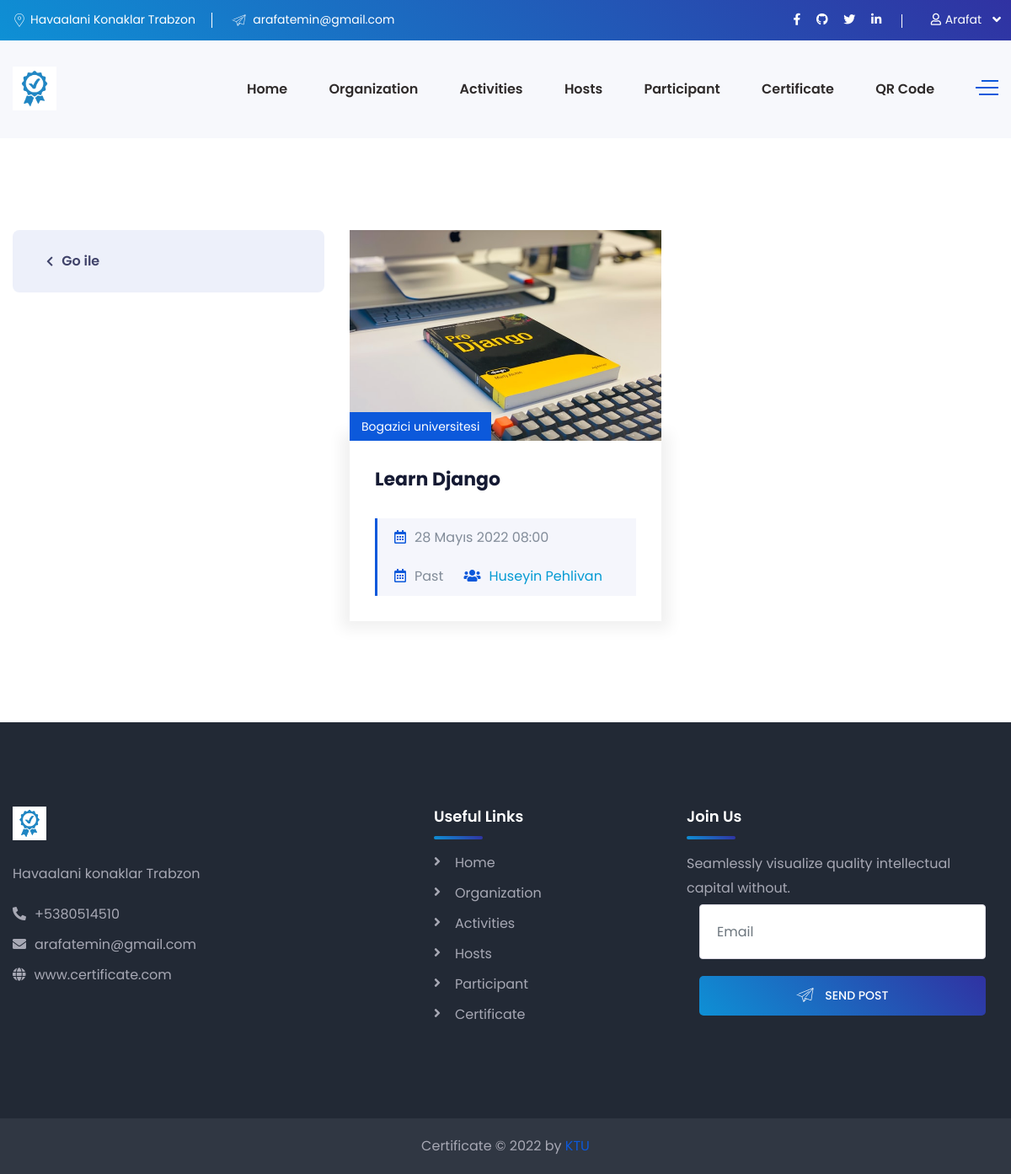
/activities/bogazici-universitesi (signed in), run on an earlier commit of the app's database.
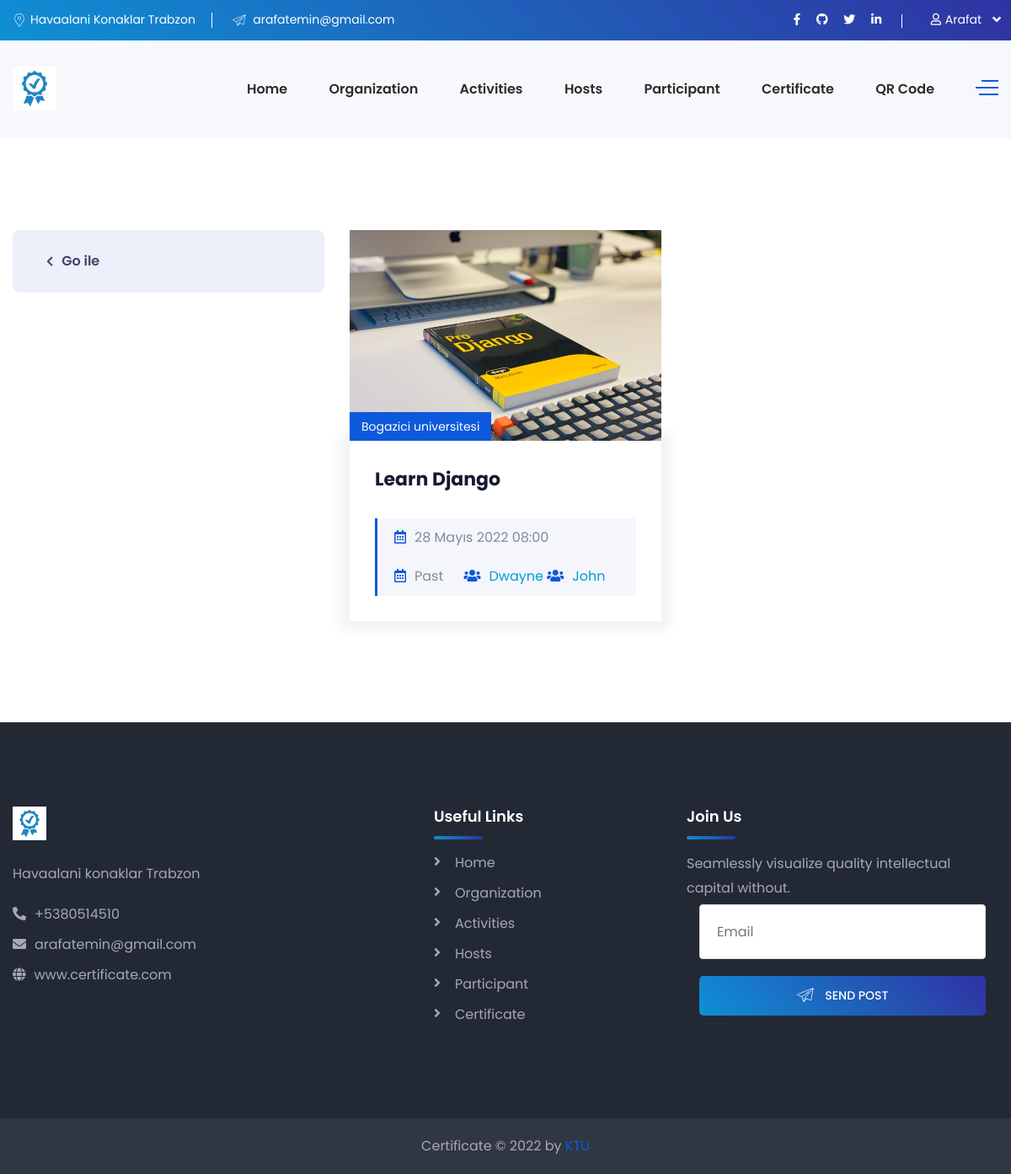
And on a later commit of the database.
### Certificate/models.py (models this page shows, shortened)
class Activity(models.Model):
    org_name                = models.ManyToManyField('Organization')
    activity_name           = models.CharField(max_length=64, null=False, blank=False)
    activity_image          = models.ImageField(upload_to='activity', blank=True, null=True)
    active                  = models.BooleanField()
    address                 = models.TextField()
    description             = models.TextField()
    starttime               = models.DateTimeField(auto_now_add=False)
    endtime                 = models.DateTimeField(auto_now_add=False)
    slug                    = models.SlugField(null=False, blank=True, unique=True, db_index=True, editable=False)
    @property
    def Is_Past(self):
        today = date.today()
        if self.starttime.date() < today:
            thing = "Past"
        else:
            thing = "Future"
        return thing
    class Meta:
        ordering = ["-starttime"]

class Organization(models.Model):
    org_name = models.CharField(max_length=64, null=False, blank=False)
    slug = models.SlugField(null=False, blank=True, unique=True, db_index=True, editable=False)
    authorized = models.CharField(max_length=64, null=False, blank=False)
    org_image = models.ImageField(upload_to='organization', blank=True, null=True)
    address = models.TextField()
    org_description = models.TextField()

class Host(models.Model):
    host_name = models.CharField(max_length=64, null=False, blank=False)
    surname = models.CharField(max_length=64, null=False, blank=False)
    activity_name = models.ManyToManyField('Activity',)
    position = models.CharField(max_length=64, blank=True, null=True)
    host_image = models.ImageField(upload_to='host', blank=True, null=True)

### Certificate/views.py (the view)
# urls.py: path('activities/<slug:slug>', activity_view_with_category, name='activity_view_with_category'),
@login_required(login_url='login')
def activity_view_with_category(request, slug, *args, **kwargs):
    activity = Organization.objects.get(slug=slug)
    activities = activity.activity_set.filter(active=True)
    context = {
        'activities': activities,
        'host': Host.objects.all()
    }
    return render(request, 'activities_slog.html', context)

### templates/activities_slog.html (shortened to what the changed rows need)
{% extends 'base.html' %}
{% load static %}
{% block content %}
    <body>
    <section class="service-details-page pdt-110 pdb-90">
        <div class="container">
            <div class="row">
                <div class="col-xl-8 col-lg-7">
                    <div class="row">
                        {% if activities|length > 0 %}
                            {% for activity in activities %}
                                <div class="col-lg-12 col-xl-6">
                                    <div class="news-wrapper mrb-30 mrb-sm-40">
                                        <div class="news-thumb">
                                            <a href="{% url 'activitydetail' activity.slug %}">
                                                <img style="max-width: 100%; min-width: 100%; max-height: 250px; min-height: 250px"
                                                     class="img-full" src="{{ activity.activity_image.url }}" alt="">
                                            </a>
                                            {% for activity in activity.org_name.all %}
                                                <div class="news-top-meta">
                                                    <span class="entry-category">{{ activity.org_name }}</span>
                                                </div>
                                            {% endfor %}
                                        </div>
                                        <div class="news-details">
                                            <div class="news-description mb-20">
                                                <h4 class="the-title mrb-30"><a
                                                        href="{% url 'activitydetail' activity.slug %}">{{ activity.activity_name }}</a>
                                                </h4>
                                                <div class="news-bottom-meta">
                                                <span class="entry-date mrr-20"><i
                                                        class="far fa-calendar-alt mrr-10 text-primary-color"></i>{{ activity.starttime }}</span><br>
                                                </div>
                                                <div class="news-bottom-meta">
                                                <span class="entry-date mrr-20"><i
                                                        class="far fa-calendar-alt mrr-10 text-primary-color"></i>{{ activity.Is_Past }}</span>
                                                    {% for h in host %}
                                                        {% for host_activity_name in h.activity_name.all %}
                                                            {% if host_activity_name == activity %}
                                                                <a href="{% url 'hosts' %}"><span
                                                                        class="entry-author"><i
                                                                        class="fas fa-users mrr-10 text-primary-color"></i>{{ h.host_name }}</span></a>
                                                            {% endif %}
                                                        {% endfor %}
                                                    {% endfor %}
                                                </div>
                                            </div>
                                        </div>
                                    </div>
                                </div>
                            {% endfor %}
                        {% else %}
                            <div class="col-lg-12 col-xl-6">
                                <div class="news-wrapper mrb-30 mrb-sm-40">
                                    <div class="alert alert-danger">there are no Articles</div>
                                </div>
                            </div>
                        {% endif %}
                    </div>
                </div>
            </div>
        </div>
    </section>
    </body>
{% endblock %}

What changed in the data, as far as the page shows it:
changed Host: host_name "Huseyin Pehlivan" → "Dwayne"
added Host: host_name "John"
